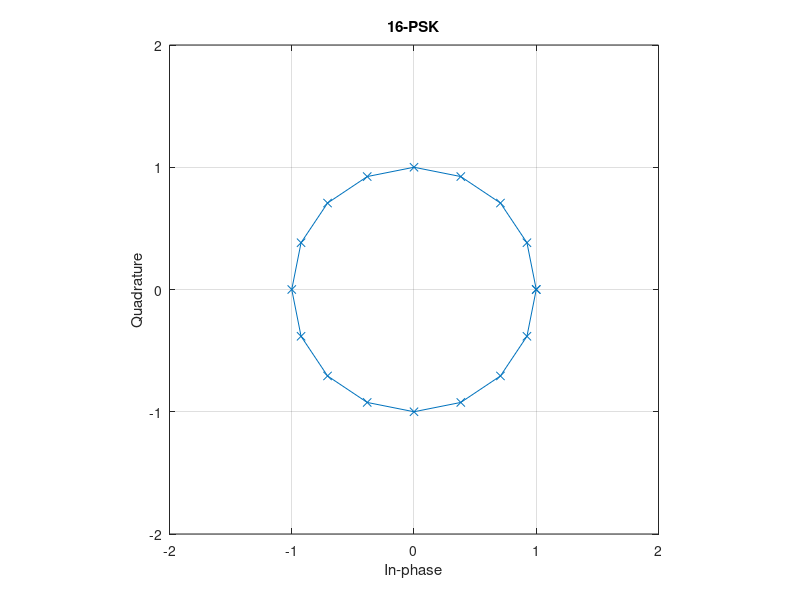

Reproduce this figure in MATLAB.
M=16;
Es=1;
i=linspace(1,M+1,17);
theta =(i-1)*2*pi/M;
I=Es*cos(theta);
Q=Es*sin(theta);

figure;
plot(I,Q,'-x');
grid on;
axis square;
xlim([-2 2])
ylim([-2 2])
title('16-PSK');
xlabel('In-phase');
ylabel('Quadrature');

%saveas(gcf,'PSK_16.pdf');
